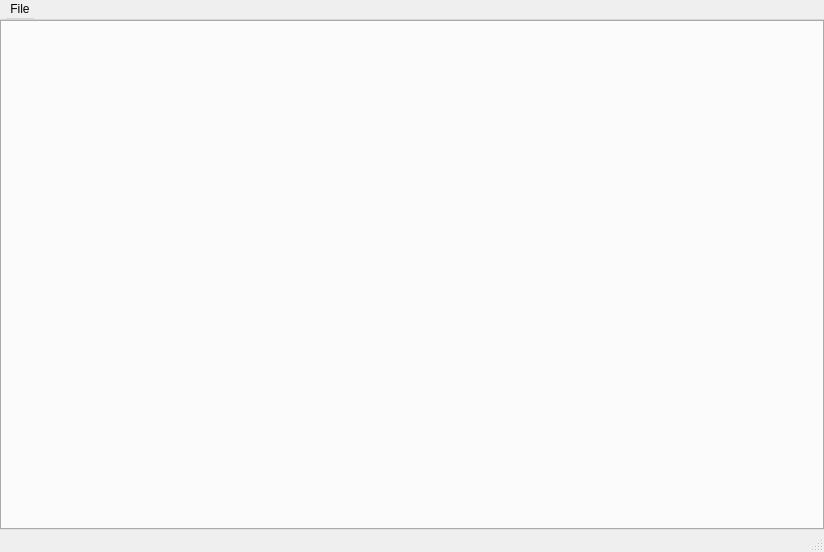
<?xml version="1.0" encoding="UTF-8"?>
<ui version="4.0">
 <class>EquationSolverApp</class>
 <widget class="QMainWindow" name="EquationSolverApp">
  <property name="geometry">
   <rect>
    <x>0</x>
    <y>0</y>
    <width>824</width>
    <height>552</height>
   </rect>
  </property>
  <property name="windowTitle">
   <string>EquationSolverApp</string>
  </property>
  <property name="autoFillBackground">
   <bool>true</bool>
  </property>
  <property name="locale">
   <locale language="English" country="UnitedStates"/>
  </property>
  <widget class="QWidget" name="centralWidget">
   <layout class="QGridLayout" name="gridLayout">
    <property name="leftMargin">
     <number>0</number>
    </property>
    <property name="topMargin">
     <number>0</number>
    </property>
    <property name="rightMargin">
     <number>0</number>
    </property>
    <property name="bottomMargin">
     <number>0</number>
    </property>
    <property name="spacing">
     <number>0</number>
    </property>
    <item row="0" column="0">
     <widget class="QTabWidget" name="tabWidget">
      <property name="enabled">
       <bool>true</bool>
      </property>
      <property name="sizePolicy">
       <sizepolicy hsizetype="Expanding" vsizetype="Expanding">
        <horstretch>0</horstretch>
        <verstretch>0</verstretch>
       </sizepolicy>
      </property>
      <property name="currentIndex">
       <number>-1</number>
      </property>
     </widget>
    </item>
   </layout>
  </widget>
  <widget class="QStatusBar" name="statusBar"/>
  <widget class="QMenuBar" name="menuBar">
   <property name="geometry">
    <rect>
     <x>0</x>
     <y>0</y>
     <width>824</width>
     <height>21</height>
    </rect>
   </property>
   <property name="sizePolicy">
    <sizepolicy hsizetype="MinimumExpanding" vsizetype="Minimum">
     <horstretch>0</horstretch>
     <verstretch>0</verstretch>
    </sizepolicy>
   </property>
   <property name="minimumSize">
    <size>
     <width>0</width>
     <height>20</height>
    </size>
   </property>
   <widget class="QMenu" name="menufile">
    <property name="title">
     <string>File</string>
    </property>
    <addaction name="actionNew"/>
    <addaction name="actionOpen"/>
    <addaction name="actionSave"/>
    <addaction name="separator"/>
    <addaction name="actionExit"/>
   </widget>
   <addaction name="menufile"/>
  </widget>
  <action name="actionSave">
   <property name="text">
    <string>Save as</string>
   </property>
   <property name="shortcut">
    <string>Ctrl+S</string>
   </property>
  </action>
  <action name="actionNew">
   <property name="text">
    <string>New</string>
   </property>
   <property name="shortcut">
    <string>Ctrl+N</string>
   </property>
  </action>
  <action name="actionExit">
   <property name="text">
    <string>Exit</string>
   </property>
  </action>
  <action name="actionAbout_program">
   <property name="text">
    <string>About program</string>
   </property>
  </action>
  <action name="actionOpen">
   <property name="text">
    <string>Open</string>
   </property>
  </action>
 </widget>
 <layoutdefault spacing="6" margin="11"/>
 <resources/>
 <connections/>
</ui>
